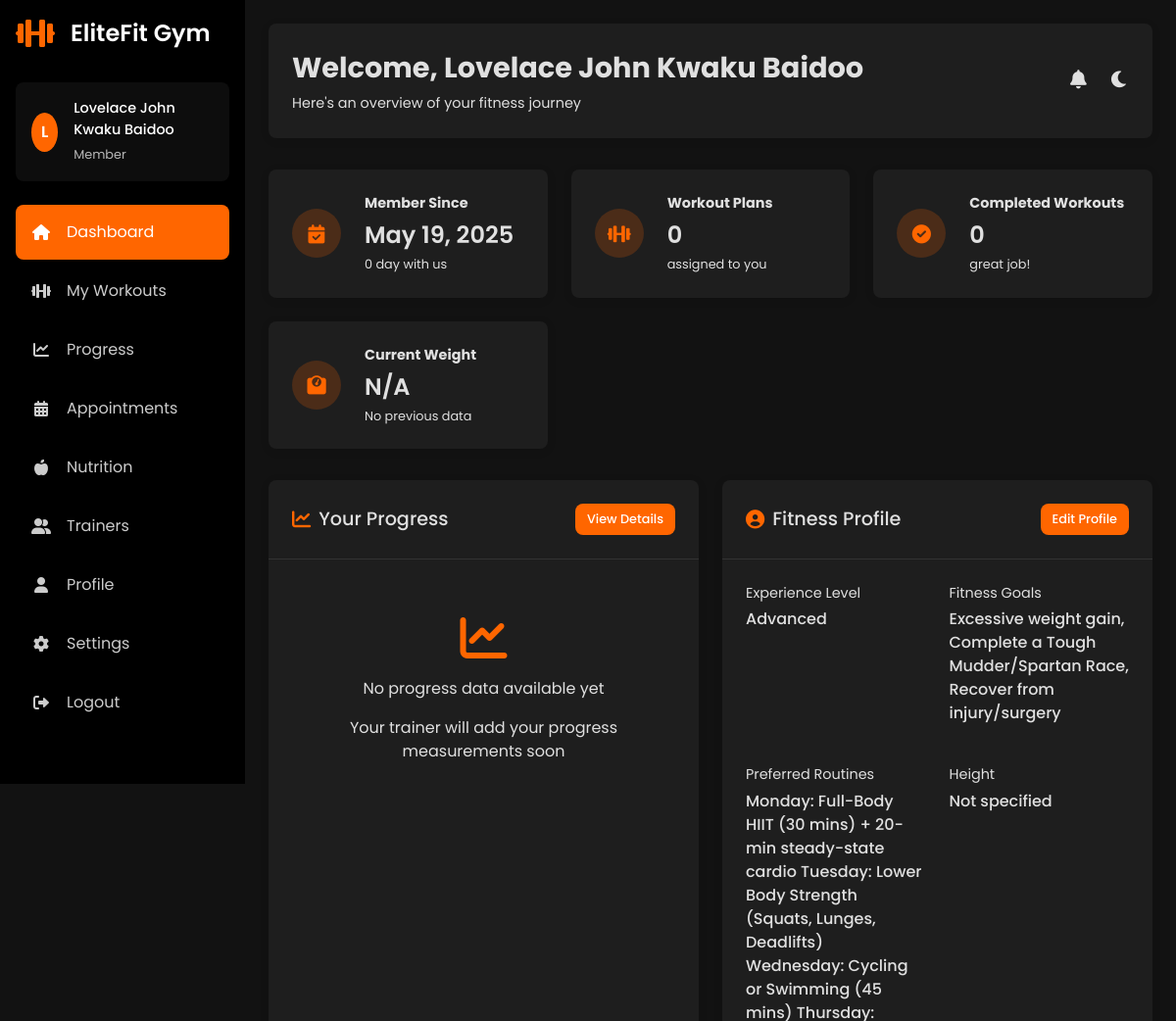
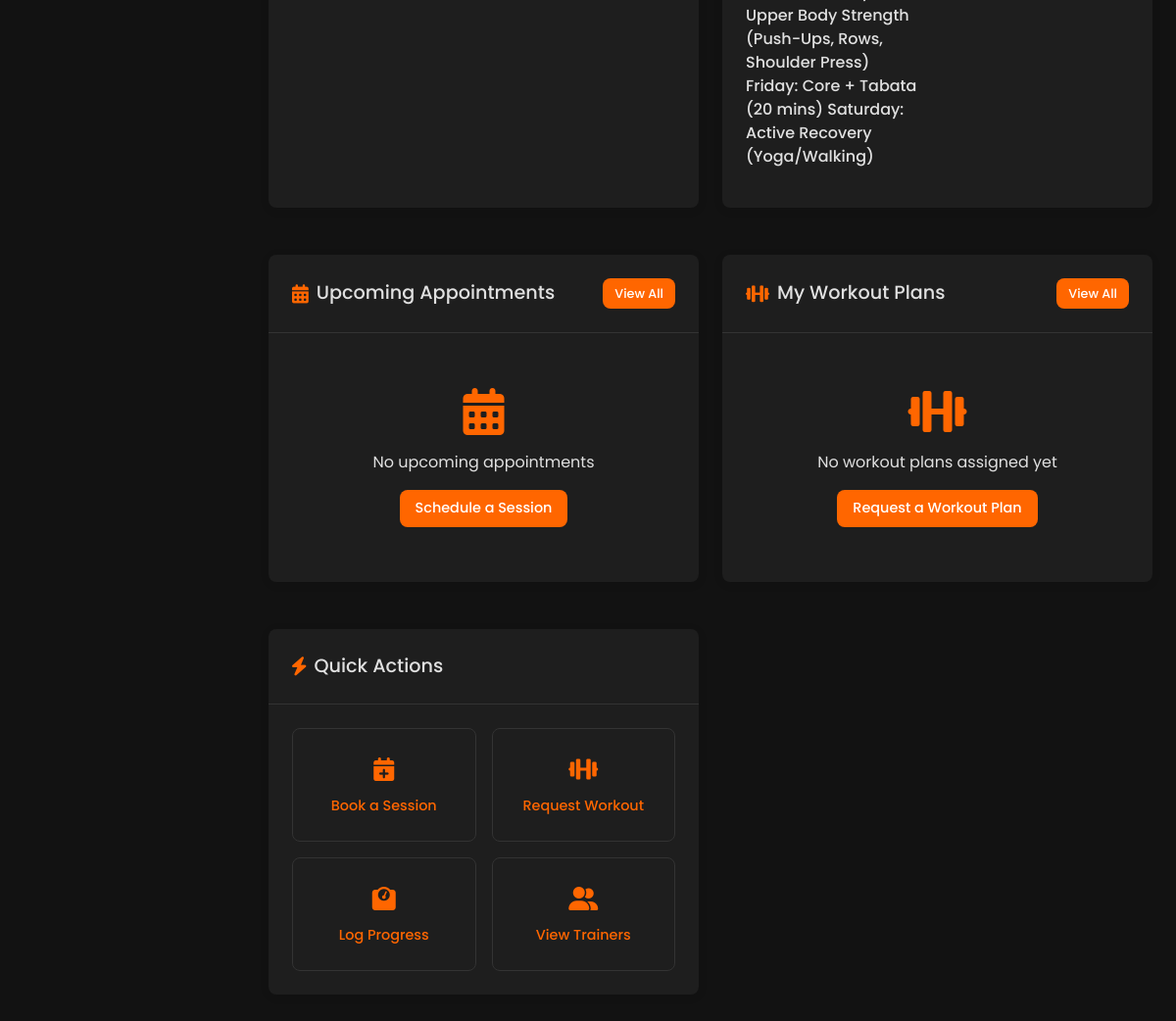
The page /Public/member/dashboard.php (signed in) on the database its author committed (2 pictures, top to bottom).
### tables this page shows
CREATE TABLE IF NOT EXISTS `users` (
  `id` int NOT NULL AUTO_INCREMENT,
  `name` varchar(100) NOT NULL,
  `email` varchar(100) NOT NULL,
  `password` varchar(255) NOT NULL,
  `role` enum('Member','Trainer','Admin','EquipmentManager') NOT NULL,
  `experience_level` varchar(50) DEFAULT NULL,
  `fitness_goals` text,
  `preferred_routines` text,
  `created_at` timestamp NULL DEFAULT CURRENT_TIMESTAMP,
  `height` varchar(20) DEFAULT NULL,
  `weight` decimal(5,2) DEFAULT NULL,
  `date_of_birth` date DEFAULT NULL,
  `profile_image` varchar(255) DEFAULT NULL,
  `phone` varchar(20) DEFAULT NULL,
  `locked_until` datetime DEFAULT NULL,
  `failed_attempts` int DEFAULT '0',
  PRIMARY KEY (`id`),
  UNIQUE KEY `email` (`email`),
  KEY `idx_locked_until` (`locked_until`)
);

### Public/member/dashboard.php (the view, shortened to what the rows shown need)
<?php
$userId = $_SESSION['user_id'];
$userName = $_SESSION['name'];
$conn = connectDB();
require_once 'member-theme-helper.php';
$theme = getThemePreference($conn, $userId);
$stmt = $conn->prepare("
  SELECT
      id,
      name,
      email,
      experience_level,
      fitness_goals,
      preferred_routines
  FROM users
  WHERE id = ?
");
$stmt->execute([$userId]);
$memberDetails = $stmt->fetch(PDO::FETCH_ASSOC);
try {
    $heightExists = $conn->query("SHOW COLUMNS FROM users LIKE 'height'")->rowCount() > 0;
    $weightExists = $conn->query("SHOW COLUMNS FROM users LIKE 'weight'")->rowCount() > 0;
    $dobExists = $conn->query("SHOW COLUMNS FROM users LIKE 'date_of_birth'")->rowCount() > 0;
    $joinDateExists = $conn->query("SHOW COLUMNS FROM users LIKE 'join_date'")->rowCount() > 0;
    if (!$joinDateExists) {
        $conn->exec("ALTER TABLE users ADD COLUMN join_date DATE DEFAULT CURRENT_DATE");
        $conn->prepare("UPDATE users SET join_date = CURRENT_DATE WHERE id = ? AND join_date IS NULL")->execute([$userId]);
    }
    if ($heightExists || $weightExists || $dobExists || $joinDateExists) {
        $additionalColumns = [];
        if ($heightExists) $additionalColumns[] = "height";
        if ($weightExists) $additionalColumns[] = "weight";
        if ($dobExists) $additionalColumns[] = "date_of_birth";
        if (!empty($additionalColumns)) {
            $columnsStr = implode(", ", $additionalColumns);
            $stmt = $conn->prepare("SELECT $columnsStr FROM users WHERE id = ?");
            $stmt->execute([$userId]);
            $additionalData = $stmt->fetch(PDO::FETCH_ASSOC);
function custom_array_merge($array1, $array2) {
    $result = $array1;
    foreach ($array2 as $key => $value) {
        $result[$key] = $value;
    }
    return $result;
}
if ($additionalData) {
    $memberDetails = custom_array_merge($memberDetails, $additionalData);
}
        }
    }
} catch (PDOException $e) {
    error_log('Error checking or adding columns: ' . $e->getMessage());
}
$memberDetails['height'] = $memberDetails['height'] ?? 'Not specified';
$memberDetails['weight'] = $memberDetails['weight'] ?? 'Not specified';
$memberDetails['date_of_birth'] = $memberDetails['date_of_birth'] ?? null;
$memberDetails['join_date'] = $memberDetails['join_date'] ?? date('Y-m-d');
?>
<!DOCTYPE html>
<html lang="en" data-theme="<?php echo $theme; ?>">
<head>
   <link rel="stylesheet" href="https://cdnjs.cloudflare.com/ajax/libs/font-awesome/6.0.0-beta3/css/all.min.css">
   <link rel="stylesheet" href="../assets/css/member-dashboard.css">
</head>
<body>
   <div class="dashboard-container">
       <div class="sidebar" id="sidebar">
           <div class="sidebar-header">
               <h2>EliteFit Gym</h2>
           </div>
       </div>
       <div class="main-content">
           <div class="header">
               <div>
                   <h1>Welcome, <?php echo htmlspecialchars($userName); ?></h1>
               </div>
           </div>
           <div class="dashboard-grid">
               <div class="card">
                   <div class="card-header">
                       <h2><i class="fas fa-chart-line"></i> Your Progress</h2>
                   </div>
               </div>
               <div class="card">
                   <div class="card-header">
                       <h2><i class="fas fa-user-circle"></i> Fitness Profile</h2>
                   </div>
                   <div class="card-content">
                       <div class="profile-details">
                           <div class="profile-item">
                               <div class="profile-label">Experience Level</div>
                               <div class="profile-value">
                                   <?php echo htmlspecialchars($memberDetails['experience_level'] ?? 'Not specified'); ?>
                               </div>
                           </div>
                           <div class="profile-item">
                               <div class="profile-label">Fitness Goals</div>
                               <div class="profile-value">
                                   <?php echo htmlspecialchars($memberDetails['fitness_goals'] ?? 'No goals set yet'); ?>
                               </div>
                           </div>
                           <div class="profile-item">
                               <div class="profile-label">Preferred Routines</div>
                               <div class="profile-value">
                                   <?php echo htmlspecialchars($memberDetails['preferred_routines'] ?? 'No preferences set'); ?>
                               </div>
                           </div>
                       </div>
                   </div>
               </div>
               <div class="card">
                   <div class="card-header">
                       <h2><i class="fas fa-calendar-alt"></i> Upcoming Appointments</h2>
                   </div>
               </div>
               <div class="card">
                   <div class="card-header">
                       <h2><i class="fas fa-dumbbell"></i> My Workout Plans</h2>
                   </div>
               </div>
               <div class="card">
                   <div class="card-header">
                       <h2><i class="fas fa-bolt"></i> Quick Actions</h2>
                   </div>
               </div>
           </div>
       </div>
   </div>
</body>
</html>

### rows shown on the page
users: experience_level "Advanced", fitness_goals "Excessive weight gain, Complete a Tough Mudder/Spartan Race, Recover from injury/surgery", preferred_routines "Monday: Full-Body HIIT (30 mins) + 20-min steady-state cardio Tuesday: Lower Body Strength (Squats, Lunges, Deadlifts) Wednesday: Cycling or Swimming (45 mins) Thursday: Upper Body Strength (Push-Ups, Rows, Shoulder Press) Friday: Core + Tabata (20 mins) Saturday: Active Recovery (Yoga/Walking)"

### other values the page prints
substr($userName, 0, 1) "L"
$userName "Lovelace John Kwaku Baidoo"
array_count($workouts) "0"
$totalCompleted "0"
$memberDetails['height'] "Not specified"
